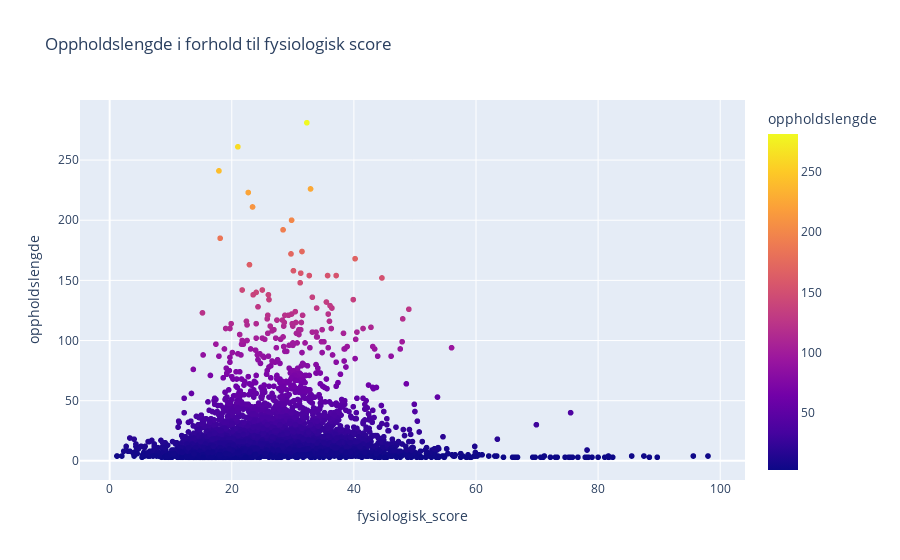

The cell this chart's notebook holds for it:
### Markdown cell above
#### 3.1.5 Fysiologisk score og oppholdslengde

### Code cell
fig=px.scatter(train_df, x='fysiologisk_score', y='oppholdslengde', title= 'Oppholdslengde i forhold til fysiologisk score',color='oppholdslengde')
fig.show()

### Figure 1 — Plotly figure (JSON) as saved in the notebook; plotly's stock layout.template omitted (floating-point values rounded to 4 significant figures; data arrays with more than 128 entries replaced by an {"elided": "..."} marker saying what was removed)
{"data": [{"hovertemplate": "fysiologisk_score=%{x}<br>oppholdslengde=%{marker.color}<extra></extra>", "legendgroup": "", "marker": {"color": {"elided": "5413 int values"}, "coloraxis": "coloraxis", "symbol": "circle"}, "mode": "markers", "name": "", "showlegend": false, "type": "scattergl", "x": {"elided": "5413 float values"}, "xaxis": "x", "y": {"elided": "5413 int values"}, "yaxis": "y"}], "layout": {"coloraxis": {"colorbar": {"title": {"text": "oppholdslengde"}}, "colorscale": [[0, "#0d0887"], [0.1111, "#46039f"], [0.2222, "#7201a8"], [0.3333, "#9c179e"], [0.4444, "#bd3786"], [0.5556, "#d8576b"], [0.6667, "#ed7953"], [0.7778, "#fb9f3a"], [0.8889, "#fdca26"], [1, "#f0f921"]]}, "legend": {"tracegroupgap": 0}, "title": {"text": "Oppholdslengde i forhold til fysiologisk score"}, "xaxis": {"anchor": "y", "domain": [0, 1], "title": {"text": "fysiologisk_score"}}, "yaxis": {"anchor": "x", "domain": [0, 1], "title": {"text": "oppholdslengde"}}}}
